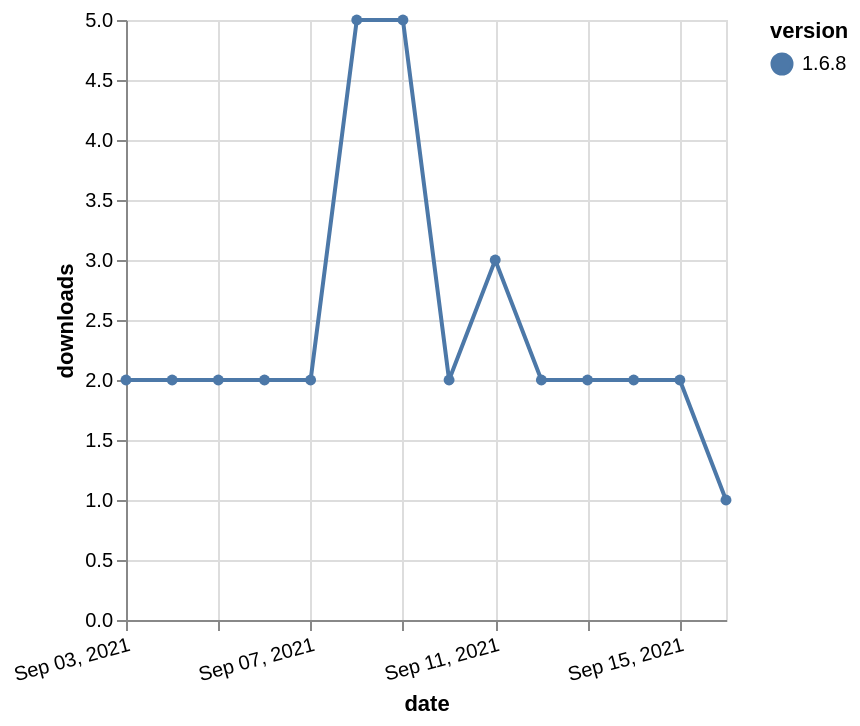

Express this chart as Vega-Lite.
### Vega-Lite specification from a JSON file in a GitHub repository (floating-point values rounded to 4 significant figures)
{"$schema": "https://vega.github.io/schema/vega-lite/v5.json", "description": "A simple bar chart with embedded data.", "data": {"values": [{"date": "2021-09-03", "total": 6179, "delta": 2, "version": "1.6.8"}, {"date": "2021-09-04", "total": 6181, "delta": 2, "version": "1.6.8"}, {"date": "2021-09-05", "total": 6183, "delta": 2, "version": "1.6.8"}, {"date": "2021-09-06", "total": 6185, "delta": 2, "version": "1.6.8"}, {"date": "2021-09-07", "total": 6187, "delta": 2, "version": "1.6.8"}, {"date": "2021-09-08", "total": 6192, "delta": 5, "version": "1.6.8"}, {"date": "2021-09-09", "total": 6197, "delta": 5, "version": "1.6.8"}, {"date": "2021-09-10", "total": 6199, "delta": 2, "version": "1.6.8"}, {"date": "2021-09-11", "total": 6202, "delta": 3, "version": "1.6.8"}, {"date": "2021-09-12", "total": 6204, "delta": 2, "version": "1.6.8"}, {"date": "2021-09-13", "total": 6206, "delta": 2, "version": "1.6.8"}, {"date": "2021-09-14", "total": 6208, "delta": 2, "version": "1.6.8"}, {"date": "2021-09-15", "total": 6210, "delta": 2, "version": "1.6.8"}, {"date": "2021-09-16", "total": 6211, "delta": 1, "version": "1.6.8"}]}, "width": "container", "mark": {"type": "line", "point": {"filled": true}}, "encoding": {"x": {"field": "date", "type": "temporal", "timeUnit": "yearmonthdate", "title": "date", "axis": {"labelAngle": -15}}, "y": {"field": "delta", "type": "quantitative", "title": "downloads"}, "color": {"field": "version", "type": "nominal"}, "tooltip": {"field": "delta"}}}
